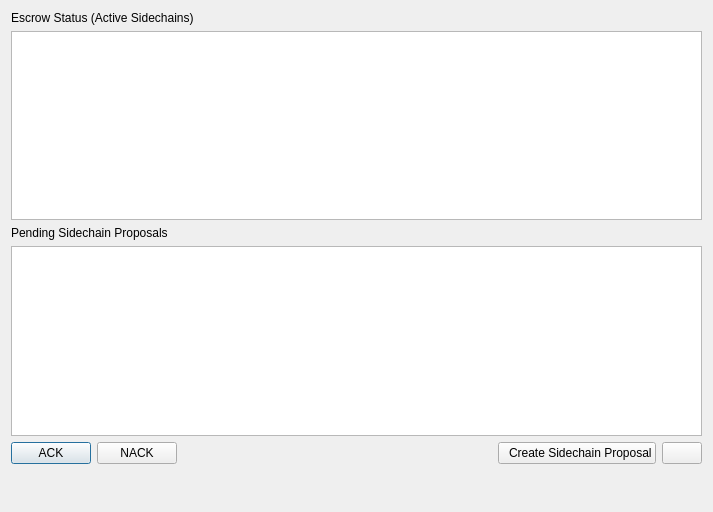
<?xml version="1.0" encoding="UTF-8"?>
<ui version="4.0">
 <class>SidechainActivationDialog</class>
 <widget class="QDialog" name="SidechainActivationDialog">
  <property name="geometry">
   <rect>
    <x>0</x>
    <y>0</y>
    <width>713</width>
    <height>512</height>
   </rect>
  </property>
  <property name="windowTitle">
   <string>Sidechain Activation Management</string>
  </property>
  <layout class="QGridLayout" name="gridLayout">
   <item row="1" column="0">
    <widget class="QLabel" name="label">
     <property name="text">
      <string>Escrow Status (Active Sidechains)</string>
     </property>
    </widget>
   </item>
   <item row="5" column="0">
    <widget class="QTableView" name="tableViewActivation"/>
   </item>
   <item row="2" column="0">
    <widget class="QTableView" name="tableViewEscrow"/>
   </item>
   <item row="6" column="0">
    <layout class="QHBoxLayout" name="horizontalLayout_3" stretch="0,0,0,0,0">
     <property name="sizeConstraint">
      <enum>QLayout::SetDefaultConstraint</enum>
     </property>
     <item>
      <widget class="QPushButton" name="pushButtonActivate">
       <property name="text">
        <string>ACK</string>
       </property>
       <property name="iconSize">
        <size>
         <width>24</width>
         <height>24</height>
        </size>
       </property>
      </widget>
     </item>
     <item>
      <widget class="QPushButton" name="pushButtonReject">
       <property name="text">
        <string>NACK</string>
       </property>
       <property name="iconSize">
        <size>
         <width>24</width>
         <height>24</height>
        </size>
       </property>
      </widget>
     </item>
     <item>
      <spacer name="horizontalSpacer">
       <property name="orientation">
        <enum>Qt::Horizontal</enum>
       </property>
       <property name="sizeHint" stdset="0">
        <size>
         <width>40</width>
         <height>20</height>
        </size>
       </property>
      </spacer>
     </item>
     <item>
      <widget class="QPushButton" name="pushButtonCreate">
       <property name="sizePolicy">
        <sizepolicy hsizetype="Maximum" vsizetype="Fixed">
         <horstretch>0</horstretch>
         <verstretch>0</verstretch>
        </sizepolicy>
       </property>
       <property name="text">
        <string>  Create Sidechain Proposal</string>
       </property>
       <property name="icon">
        <iconset resource="../skydoge.qrc">
         <normaloff>:/icons/add</normaloff>:/icons/add</iconset>
       </property>
       <property name="iconSize">
        <size>
         <width>24</width>
         <height>24</height>
        </size>
       </property>
      </widget>
     </item>
     <item>
      <widget class="QPushButton" name="pushButtonHelp">
       <property name="text">
        <string/>
       </property>
       <property name="iconSize">
        <size>
         <width>24</width>
         <height>24</height>
        </size>
       </property>
      </widget>
     </item>
    </layout>
   </item>
   <item row="7" column="0">
    <spacer name="verticalSpacer">
     <property name="orientation">
      <enum>Qt::Vertical</enum>
     </property>
     <property name="sizeHint" stdset="0">
      <size>
       <width>20</width>
       <height>40</height>
      </size>
     </property>
    </spacer>
   </item>
   <item row="4" column="0">
    <widget class="QLabel" name="label_7">
     <property name="text">
      <string>Pending Sidechain Proposals</string>
     </property>
    </widget>
   </item>
  </layout>
 </widget>
 <resources>
  <include location="../skydoge.qrc"/>
 </resources>
 <connections/>
</ui>
